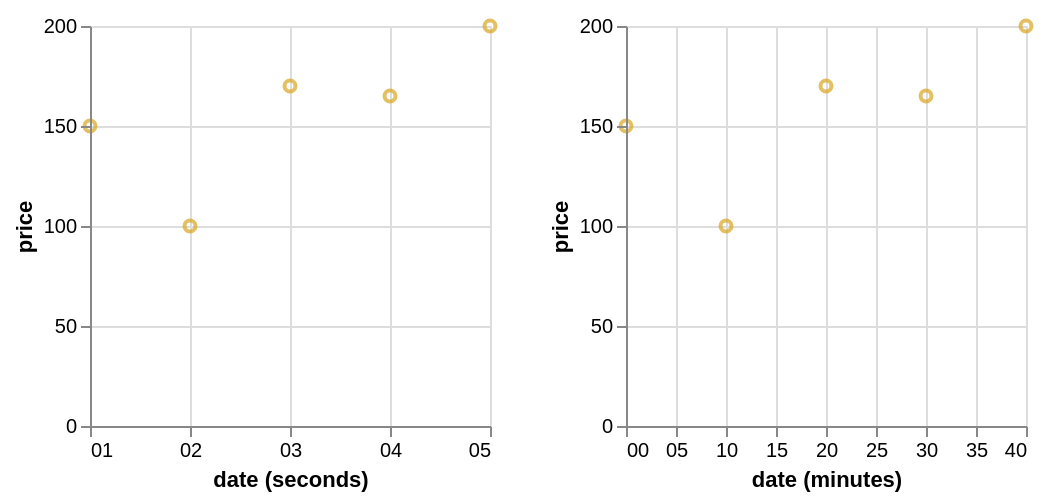

Vega-Lite specification for this chart:
### Vega specification from a JSON file in a GitHub repository (floating-point values rounded to 4 significant figures)
{"$schema": "https://vega.github.io/schema/vega/v5.json", "autosize": "pad", "padding": 5, "height": 200, "data": [{"name": "brush_store"}, {"name": "source_0", "values": [{"date": "Sun, 01 Jan 2012 23:00:01", "price": 150}, {"date": "Sun, 02 Jan 2012 00:10:02", "price": 100}, {"date": "Sun, 02 Jan 2012 01:20:03", "price": 170}, {"date": "Sun, 02 Jan 2012 02:30:04", "price": 165}, {"date": "Sun, 02 Jan 2012 03:40:05", "price": 200}]}, {"name": "data_0", "source": "source_0", "transform": [{"type": "formula", "expr": "toDate(datum[\"date\"])", "as": "date"}, {"type": "formula", "as": "seconds_date", "expr": "datetime(0, 0, 1, 0, 0, seconds(datum[\"date\"]), 0)"}]}, {"name": "data_1", "source": "data_0", "transform": [{"type": "filter", "expr": "!(length(data(\"brush_store\"))) || (vlSelectionTest(\"brush_store\", datum))"}, {"type": "formula", "as": "minutes_date", "expr": "datetime(0, 0, 1, 0, minutes(datum[\"date\"]), 0, 0)"}]}], "signals": [{"name": "concat_0_width", "value": 200}, {"name": "concat_1_width", "value": 200}, {"name": "unit", "value": {}, "on": [{"events": "mousemove", "update": "isTuple(group()) ? group() : unit"}]}, {"name": "brush", "update": "vlSelectionResolve(\"brush_store\")"}], "layout": {"padding": 20, "bounds": "full", "align": "each"}, "marks": [{"type": "group", "name": "concat_0_group", "style": "cell", "encode": {"update": {"width": {"signal": "concat_0_width"}, "height": {"signal": "height"}}}, "signals": [{"name": "brush_x", "value": [], "on": [{"events": {"source": "scope", "type": "mousedown", "filter": ["!event.item || event.item.mark.name !== \"brush_brush\""]}, "update": "[x(unit), x(unit)]"}, {"events": {"source": "window", "type": "mousemove", "consume": true, "between": [{"source": "scope", "type": "mousedown", "filter": ["!event.item || event.item.mark.name !== \"brush_brush\""]}, {"source": "window", "type": "mouseup"}]}, "update": "[brush_x[0], clamp(x(unit), 0, concat_0_width)]"}, {"events": {"signal": "brush_scale_trigger"}, "update": "[scale(\"concat_0_x\", brush_seconds_date[0]), scale(\"concat_0_x\", brush_seconds_date[1])]"}, {"events": {"signal": "brush_translate_delta"}, "update": "clampRange(panLinear(brush_translate_anchor.extent_x, brush_translate_delta.x / span(brush_translate_anchor.extent_x)), 0, concat_0_width)"}, {"events": {"signal": "brush_zoom_delta"}, "update": "clampRange(zoomLinear(brush_x, brush_zoom_anchor.x, brush_zoom_delta), 0, concat_0_width)"}, {"events": [{"source": "scope", "type": "dblclick"}], "update": "[0, 0]"}]}, {"name": "brush_seconds_date", "on": [{"events": {"signal": "brush_x"}, "update": "brush_x[0] === brush_x[1] ? null : invert(\"concat_0_x\", brush_x)"}]}, {"name": "brush_scale_trigger", "value": {}, "on": [{"events": [{"scale": "concat_0_x"}], "update": "(!isArray(brush_seconds_date) || (+invert(\"concat_0_x\", brush_x)[0] === +brush_seconds_date[0] && +invert(\"concat_0_x\", brush_x)[1] === +brush_seconds_date[1])) ? brush_scale_trigger : {}"}]}, {"name": "brush_tuple", "on": [{"events": [{"signal": "brush_seconds_date"}], "update": "brush_seconds_date ? {unit: \"concat_0\", fields: brush_tuple_fields, values: [brush_seconds_date]} : null"}, {"events": [{"source": "scope", "type": "dblclick"}], "update": "null"}]}, {"name": "brush_tuple_fields", "value": [{"field": "seconds_date", "channel": "x", "type": "R"}]}, {"name": "brush_translate_anchor", "value": {}, "on": [{"events": [{"source": "scope", "type": "mousedown", "markname": "brush_brush"}], "update": "{x: x(unit), y: y(unit), extent_x: slice(brush_x)}"}]}, {"name": "brush_translate_delta", "value": {}, "on": [{"events": [{"source": "window", "type": "mousemove", "consume": true, "between": [{"source": "scope", "type": "mousedown", "markname": "brush_brush"}, {"source": "window", "type": "mouseup"}]}], "update": "{x: brush_translate_anchor.x - x(unit), y: brush_translate_anchor.y - y(unit)}"}]}, {"name": "brush_zoom_anchor", "on": [{"events": [{"source": "scope", "type": "wheel", "consume": true, "markname": "brush_brush"}], "update": "{x: x(unit), y: y(unit)}"}]}, {"name": "brush_zoom_delta", "on": [{"events": [{"source": "scope", "type": "wheel", "consume": true, "markname": "brush_brush"}], "force": true, "update": "pow(1.001, event.deltaY * pow(16, event.deltaMode))"}]}, {"name": "brush_modify", "update": "modify(\"brush_store\", brush_tuple, true)"}], "marks": [{"name": "brush_brush_bg", "type": "rect", "clip": true, "encode": {"enter": {"fill": {"value": "#333"}, "fillOpacity": {"value": 0.125}}, "update": {"x": [{"test": "data(\"brush_store\").length && data(\"brush_store\")[0].unit === \"concat_0\"", "signal": "brush_x[0]"}, {"value": 0}], "y": [{"test": "data(\"brush_store\").length && data(\"brush_store\")[0].unit === \"concat_0\"", "value": 0}, {"value": 0}], "x2": [{"test": "data(\"brush_store\").length && data(\"brush_store\")[0].unit === \"concat_0\"", "signal": "brush_x[1]"}, {"value": 0}], "y2": [{"test": "data(\"brush_store\").length && data(\"brush_store\")[0].unit === \"concat_0\"", "field": {"group": "height"}}, {"value": 0}]}}}, {"name": "concat_0_marks", "type": "symbol", "style": ["point"], "from": {"data": "data_0"}, "encode": {"update": {"opacity": {"value": 0.7}, "fill": [{"test": "datum[\"seconds_date\"] === null || isNaN(datum[\"seconds_date\"]) || datum[\"price\"] === null || isNaN(datum[\"price\"])", "value": null}, {"value": "transparent"}], "stroke": [{"test": "datum[\"seconds_date\"] === null || isNaN(datum[\"seconds_date\"]) || datum[\"price\"] === null || isNaN(datum[\"price\"])", "value": null}, {"test": "!(length(data(\"brush_store\"))) || (vlSelectionTest(\"brush_store\", datum))", "value": "goldenrod"}, {"value": "steelblue"}], "tooltip": {"signal": "{\"date (seconds)\": timeFormat(datum[\"seconds_date\"], '%S'), \"price\": format(datum[\"price\"], \"\")}"}, "x": {"scale": "concat_0_x", "field": "seconds_date"}, "y": {"scale": "concat_0_y", "field": "price"}}}}, {"name": "brush_brush", "type": "rect", "clip": true, "encode": {"enter": {"fill": {"value": "transparent"}}, "update": {"x": [{"test": "data(\"brush_store\").length && data(\"brush_store\")[0].unit === \"concat_0\"", "signal": "brush_x[0]"}, {"value": 0}], "y": [{"test": "data(\"brush_store\").length && data(\"brush_store\")[0].unit === \"concat_0\"", "value": 0}, {"value": 0}], "x2": [{"test": "data(\"brush_store\").length && data(\"brush_store\")[0].unit === \"concat_0\"", "signal": "brush_x[1]"}, {"value": 0}], "y2": [{"test": "data(\"brush_store\").length && data(\"brush_store\")[0].unit === \"concat_0\"", "field": {"group": "height"}}, {"value": 0}], "stroke": [{"test": "brush_x[0] !== brush_x[1]", "value": "white"}, {"value": null}]}}}], "axes": [{"scale": "concat_0_x", "orient": "bottom", "grid": false, "title": "date (seconds)", "labelFlush": true, "labelOverlap": true, "tickCount": {"signal": "ceil(concat_0_width/40)"}, "encode": {"labels": {"update": {"text": {"signal": "timeFormat(datum.value, '%S')"}}}}, "zindex": 1}, {"scale": "concat_0_x", "orient": "bottom", "gridScale": "concat_0_y", "grid": true, "tickCount": {"signal": "ceil(concat_0_width/40)"}, "domain": false, "labels": false, "maxExtent": 0, "minExtent": 0, "ticks": false, "zindex": 0}, {"scale": "concat_0_y", "orient": "left", "grid": false, "title": "price", "labelOverlap": true, "tickCount": {"signal": "ceil(height/40)"}, "zindex": 1}, {"scale": "concat_0_y", "orient": "left", "gridScale": "concat_0_x", "grid": true, "tickCount": {"signal": "ceil(height/40)"}, "domain": false, "labels": false, "maxExtent": 0, "minExtent": 0, "ticks": false, "zindex": 0}]}, {"type": "group", "name": "concat_1_group", "style": "cell", "encode": {"update": {"width": {"signal": "concat_1_width"}, "height": {"signal": "height"}}}, "marks": [{"name": "concat_1_marks", "type": "symbol", "style": ["point"], "from": {"data": "data_1"}, "encode": {"update": {"opacity": {"value": 0.7}, "fill": [{"test": "datum[\"minutes_date\"] === null || isNaN(datum[\"minutes_date\"]) || datum[\"price\"] === null || isNaN(datum[\"price\"])", "value": null}, {"value": "transparent"}], "stroke": [{"test": "datum[\"minutes_date\"] === null || isNaN(datum[\"minutes_date\"]) || datum[\"price\"] === null || isNaN(datum[\"price\"])", "value": null}, {"value": "goldenrod"}], "tooltip": {"signal": "{\"date (minutes)\": timeFormat(datum[\"minutes_date\"], '%M'), \"price\": format(datum[\"price\"], \"\")}"}, "x": {"scale": "concat_1_x", "field": "minutes_date"}, "y": {"scale": "concat_1_y", "field": "price"}}}}], "axes": [{"scale": "concat_1_x", "orient": "bottom", "grid": false, "title": "date (minutes)", "labelFlush": true, "labelOverlap": true, "tickCount": {"signal": "ceil(concat_1_width/40)"}, "encode": {"labels": {"update": {"text": {"signal": "timeFormat(datum.value, '%M')"}}}}, "zindex": 1}, {"scale": "concat_1_x", "orient": "bottom", "gridScale": "concat_1_y", "grid": true, "tickCount": {"signal": "ceil(concat_1_width/40)"}, "domain": false, "labels": false, "maxExtent": 0, "minExtent": 0, "ticks": false, "zindex": 0}, {"scale": "concat_1_y", "orient": "left", "grid": false, "title": "price", "labelOverlap": true, "tickCount": {"signal": "ceil(height/40)"}, "zindex": 1}, {"scale": "concat_1_y", "orient": "left", "gridScale": "concat_1_x", "grid": true, "tickCount": {"signal": "ceil(height/40)"}, "domain": false, "labels": false, "maxExtent": 0, "minExtent": 0, "ticks": false, "zindex": 0}]}], "scales": [{"name": "concat_0_x", "type": "time", "domain": {"data": "data_0", "field": "seconds_date"}, "range": [0, {"signal": "concat_0_width"}]}, {"name": "concat_0_y", "type": "linear", "domain": {"data": "data_0", "field": "price"}, "range": [{"signal": "height"}, 0], "nice": true, "zero": true}, {"name": "concat_1_x", "type": "time", "domain": {"data": "data_1", "field": "minutes_date"}, "range": [0, {"signal": "concat_1_width"}]}, {"name": "concat_1_y", "type": "linear", "domain": {"data": "data_1", "field": "price"}, "range": [{"signal": "height"}, 0], "nice": true, "zero": true}]}
